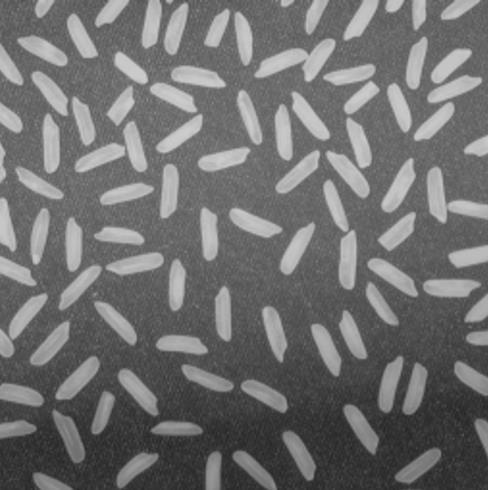
#> input picture class_exercises/ex9b.jpg, 488 x 490 px
$ python ex9b.py
#> lines starting #> are read from the running program, lines starting #| are printed output that depends on the picture; after the words box and inside, x2 and y2 are one past the last pixel; in counts of white or black regions, pixels touching at a corner belong together
# Name: Ofir Cohen
# ID: 312255847
# Date: 22/12/2019

import cv2
import numpy as np
import matplotlib.pyplot as plt


def plot_images(original, lines):
	'''
	Plotting the Original image and the Edged image
	'''
	plt.figure(figsize=(20,20))
	plt.subplot(121)
	plt.imshow(lines, cmap='gray')
	plt.title('objects_boundry')
	plt.xticks([])
	plt.yticks([])
	plt.subplot(122)
	plt.imshow(original, cmap='gray')
	plt.title('Original')
	plt.xticks([])
	plt.yticks([])
	plt.show()


def find_obj_boundry(img, operation, kernel):
	objects_boundry = cv2.morphologyEx(img, operation, kernel)
	dilate = cv2.dilate(objects_boundry, kernel)
	subtract = dilate - objects_boundry
	return subtract


def main():
	img = cv2.imread('ex9b.jpg')
#> img is the input picture: shape (490, 488, 3); min 36, max 209, mean 111.6
	gray = cv2.cvtColor(img,cv2.COLOR_BGR2GRAY)

	ret,thresh1 = cv2.threshold(img, 120, 255, cv2.THRESH_BINARY)
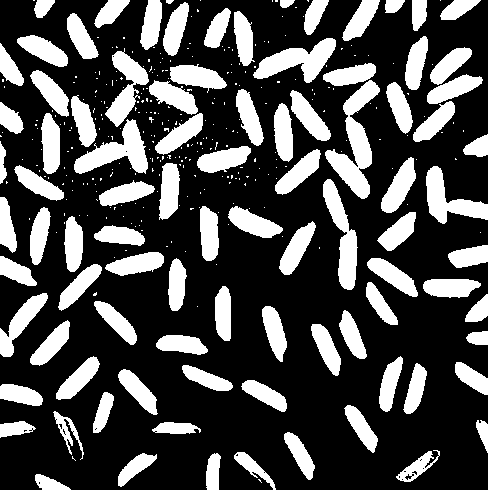
#> thresh1: shape (490, 488, 3); 29.1% white; 367 white regions (275 under 20 px), largest, box (x1, y1, x2, y2) and area: (325, 80, 380, 199) 2465, (74, 119, 148, 174) 1773, (253, 38, 336, 83) 1732

	kernel = np.array((	[0,0,1,1,0,0],
                    	[0,1,1,1,1,0],
                    	[1,1,1,1,1,1],
                    	[1,1,1,1,1,1],
                		[0,1,1,1,1,0],
                		[0,1,1,1,1,0],
                		[0,0,1,1,0,0]), dtype=np.uint8)

	objects_boundry = find_obj_boundry(thresh1, cv2.MORPH_OPEN, kernel)
#> in find_obj_boundry, `objects_boundry = cv2.morphologyEx(img, operation, kernel)`:
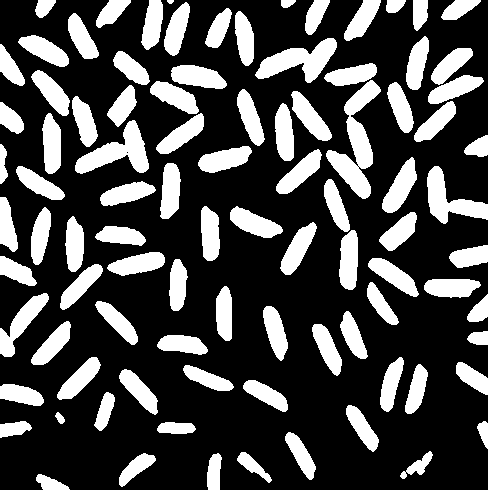
#> objects_boundry: shape (490, 488, 3); 28.3% white; 94 white regions, largest, box (x1, y1, x2, y2) and area: (326, 80, 381, 199) 2446, (75, 120, 149, 174) 1730, (255, 38, 337, 83) 1723
#> in find_obj_boundry, `dilate = cv2.dilate(objects_boundry, kernel)`:
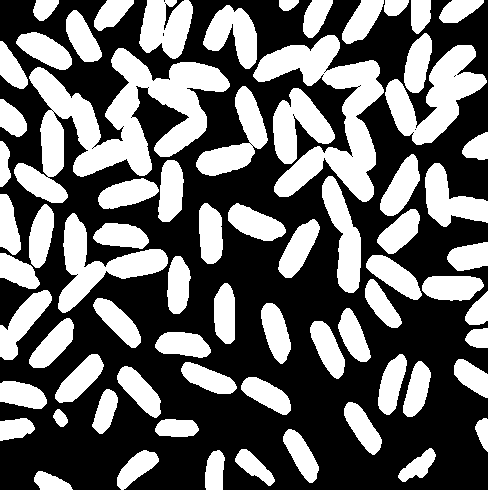
#> dilate: shape (490, 488, 3); 40.7% white; 71 white regions, largest, box (x1, y1, x2, y2) and area: (14, 48, 230, 203) 12756, (253, 35, 384, 202) 8137, (385, 45, 487, 145) 4466
#> in find_obj_boundry, `subtract = dilate - objects_boundry`:
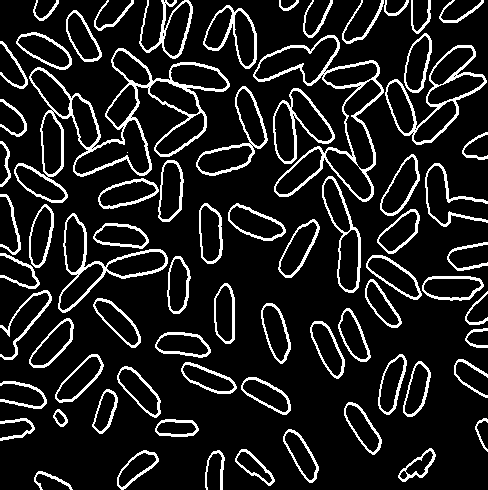
#> subtract: shape (490, 488, 3); 12.4% white in thin lines or dots

	plot_images(img, objects_boundry)


if __name__ == "__main__":
	main()

$ run again, with class_exercises/good_image.jpg copied over class_exercises/ex9b.jpg
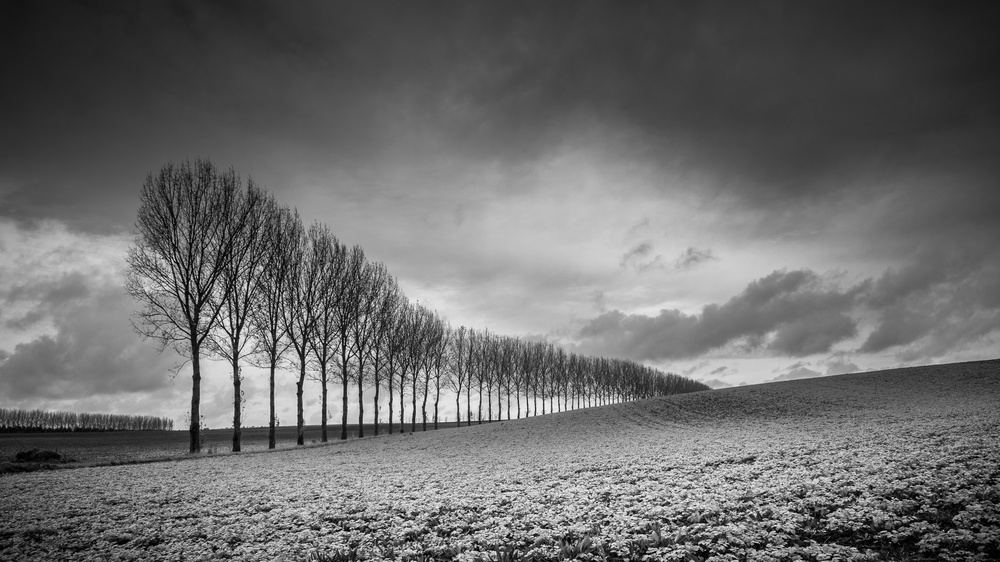
#> input picture class_exercises/good_image.jpg, 1000 x 562 px, shrunk from 3000 x 1687 before the run
#> in main, img is the input picture: shape (562, 1000, 3); min 0, max 255, mean 107.6
#> in main, `ret,thresh1 = cv2.threshold(img, 120, 255, cv2.THRESH_BINARY)`:
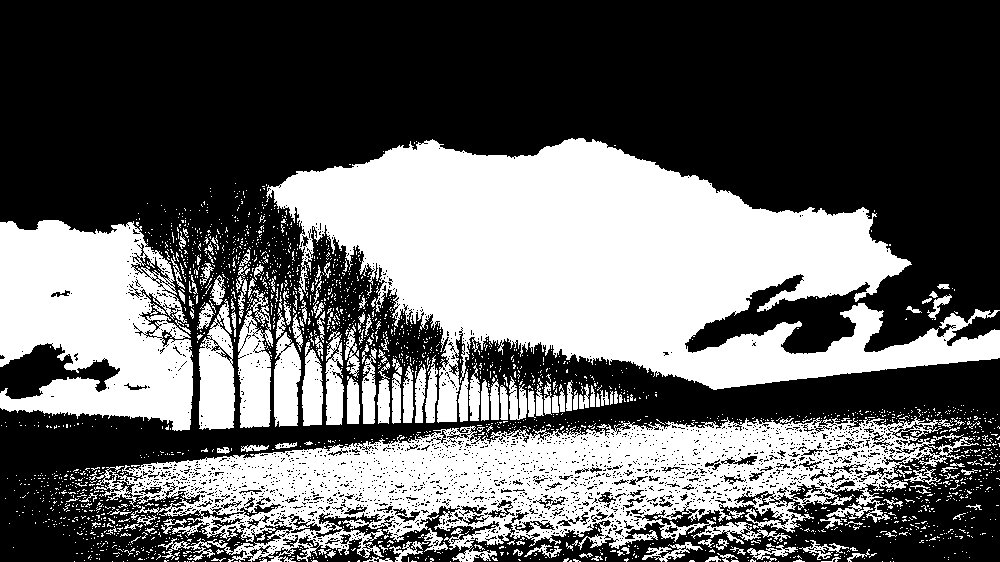
#> thresh1: shape (562, 1000, 3); 39.6% white; 2236 white regions (2084 under 20 px), largest, box (x1, y1, x2, y2) and area: (266, 138, 1000, 423) 100208, (89, 416, 979, 562) 60445, (0, 220, 193, 431) 29192
#> objects_boundry: shape (562, 1000, 3); 29.3% white; 139 white regions, largest, box (x1, y1, x2, y2) and area: (274, 138, 1000, 390) 95416, (0, 220, 194, 431) 26529, (205, 426, 810, 513) 19363
#> dilate: shape (562, 1000, 3); 35.2% white; 32 white regions, largest, box (x1, y1, x2, y2) and area: (272, 135, 1000, 393) 103191, (174, 423, 827, 545) 38570, (0, 217, 197, 434) 30641
#> in find_obj_boundry, `subtract = dilate - objects_boundry`:
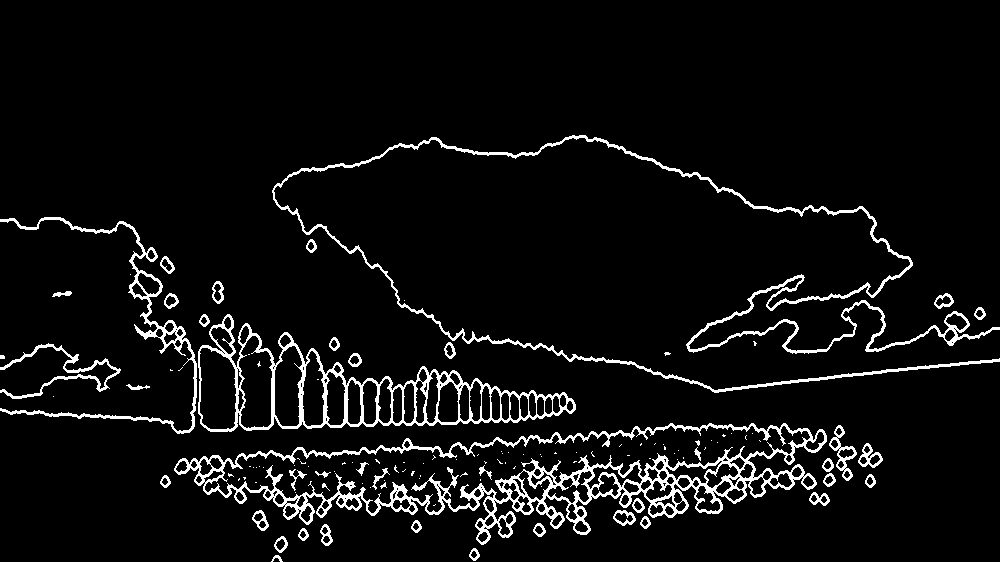
#> subtract: shape (562, 1000, 3); 6% white in thin lines or dots, all inside (x1, y1, x2, y2) = (0, 135, 1000, 562)

$ run again, with class_exercises/inputA.jpg copied over class_exercises/ex9b.jpg
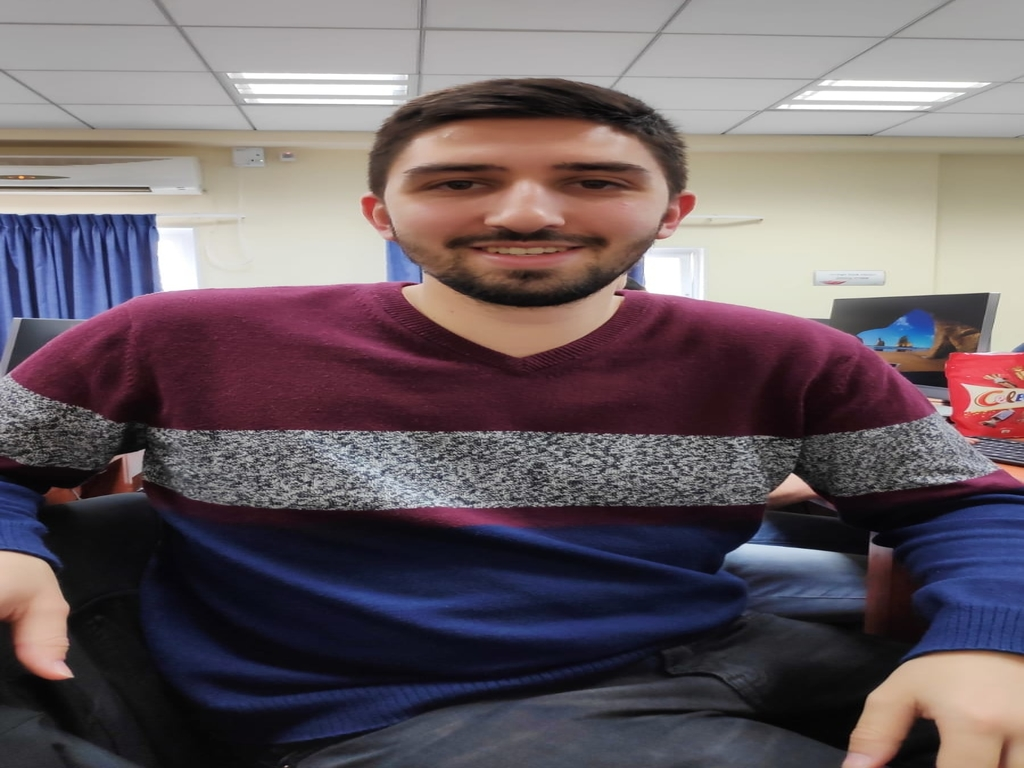
#> input picture class_exercises/inputA.jpg, 1024 x 768 px
#> in main, img is the input picture: shape (768, 1024, 3); mean B, G, R 100.4, 95.1, 106.7
#> in find_obj_boundry, `dilate = cv2.dilate(objects_boundry, kernel)`:
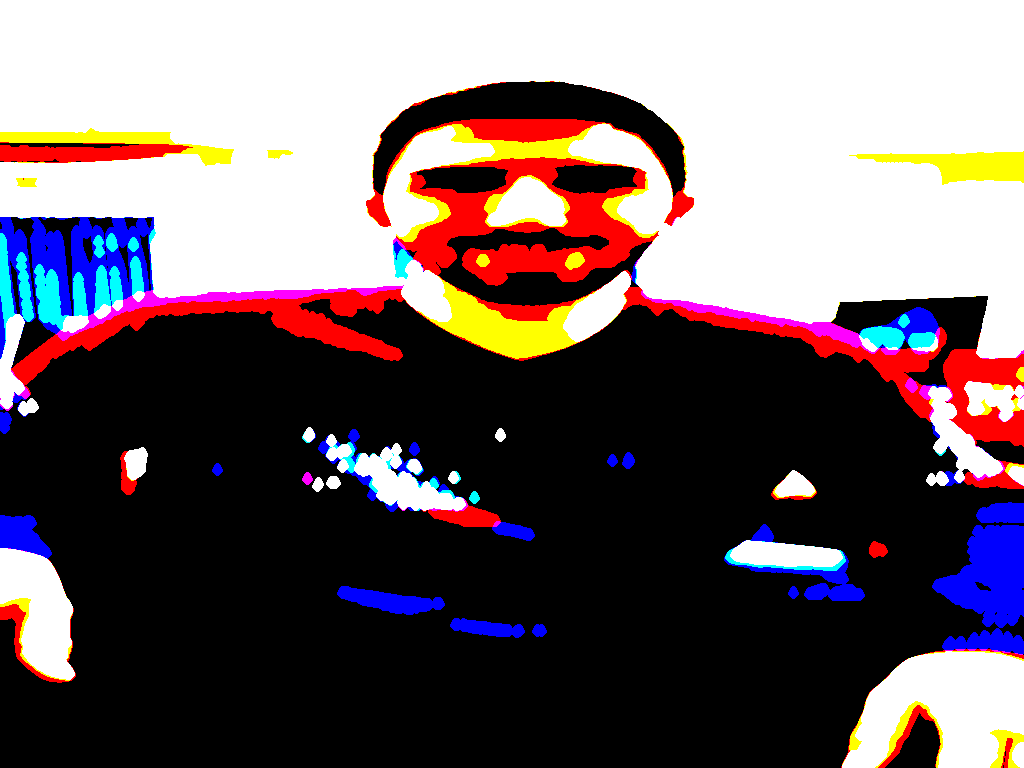
#> dilate: shape (768, 1024, 3); mean B, G, R 103.2, 99.5, 112.8
#> in find_obj_boundry, `subtract = dilate - objects_boundry`:
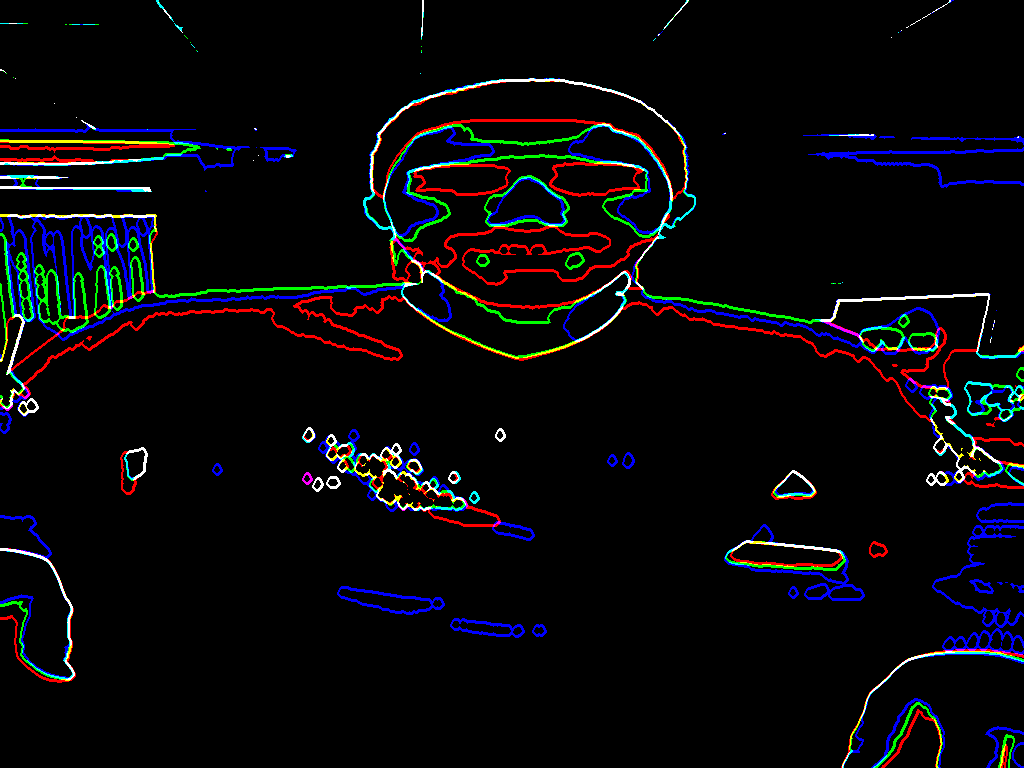
#> subtract: shape (768, 1024, 3); mean B, G, R 10.2, 7.8, 7.8
